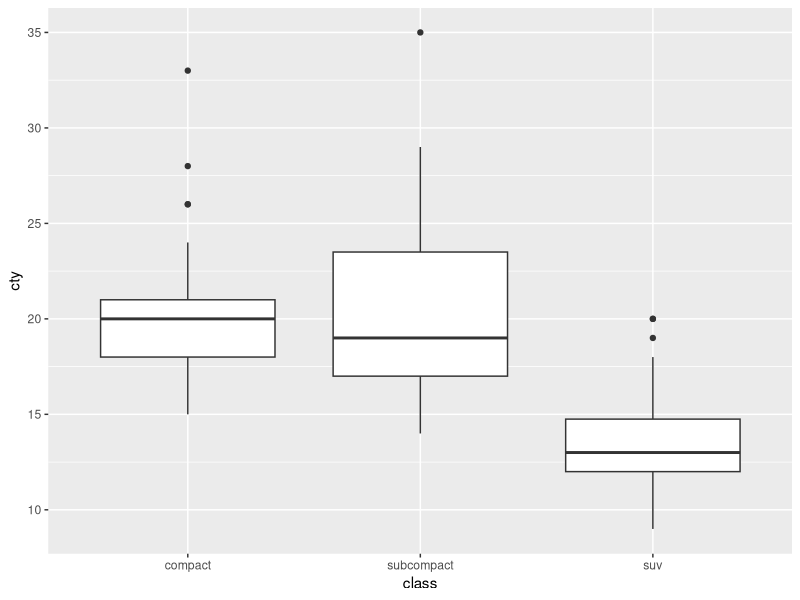

Reproduce this figure in R.
#check the book 198p
#혼자서 해보기

library(ggplot2)
library(dplyr)

raw <- as.data.frame(ggplot2::mpg)
data <-raw


#Q1
pl <- data %>% 
  filter(class %in% c("compact","subcompact","suv"))
# (class == c("compact","subcompact","suv")) 와 결과가 다르게 나옴
ggplot(data=pl,aes(x=class,y=cty)) +
  geom_boxplot()